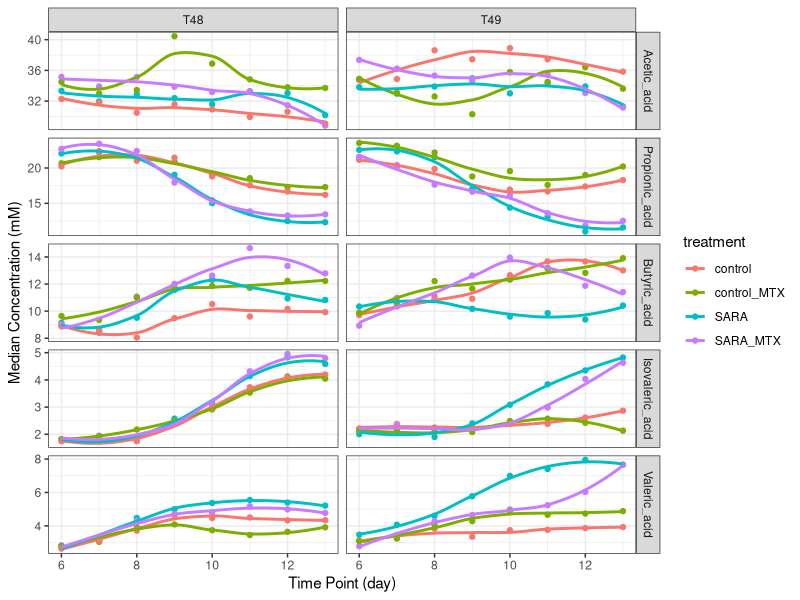
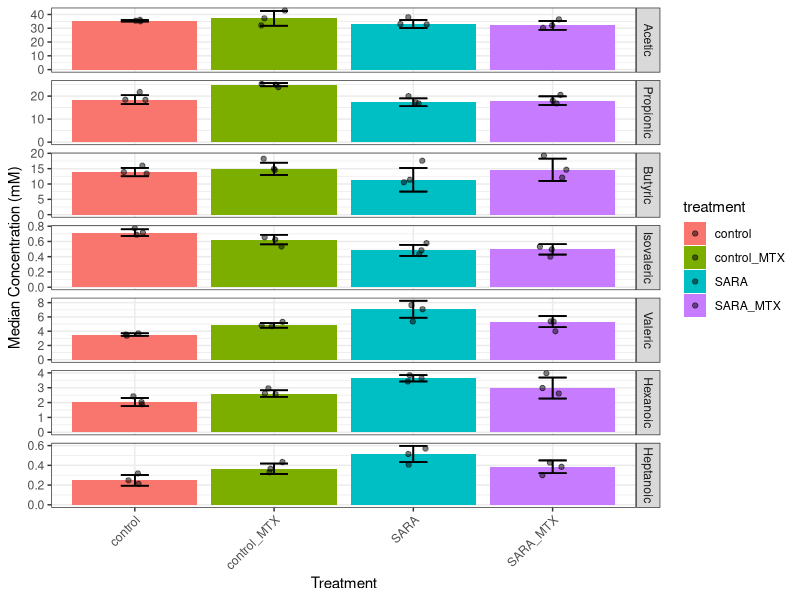

These figures' R source, in order:
library(readr)
library(ggplot2)
library(tidyr)
library(dplyr)

df_vfa_t48 <- read_csv("data/chemical_growth_kinetic/VFA_T48.csv", col_types = cols(.default = "c"))
df_vfa_t48$run <- "T48"

df_vfa_t49 <- read_csv("data/chemical_growth_kinetic/VFA_T49.csv", col_types = cols(.default = "c"))
df_vfa_t49$run <- "T49"

df_vfa_exp1 <- bind_rows(df_vfa_t48, df_vfa_t49) %>%
  
  gather(compound, concentration, -reactor, -run, -time) %>%
  mutate(concentration = as.numeric(concentration)) %>%
  drop_na()

df_meta_exp1 <- read_csv("data/meta/meta_combined_exp1.csv", col_types = cols(.default = "c"))
df_time <- read_csv("data/meta/hours_to_day.csv", col_types = cols(.default = "c"))

df_vfa_summary <- df_vfa_exp1 %>%
  
  left_join(df_meta_exp1, by = c("run", "reactor")) %>%
  left_join(df_time, by = c("time")) %>%
  
  mutate(concentration = concentration / 20) %>%
  
  group_by(run, day, treatment, compound) %>%
  mutate(median_concentration = median(concentration)) %>%
  ungroup() %>%
  select(day, treatment, compound, run, median_concentration) %>%
  distinct() %>%
  drop_na() %>%
  
  filter(compound != "Isobutyric_acid") 


df_vfa_summary$day <- as.integer(df_vfa_summary$day)

df_vfa_summary$compound <- factor(df_vfa_summary$compound, levels = c("Acetic_acid", "Propionic_acid", "Butyric_acid", "Isovaleric_acid", "Valeric_acid"))

ggplot(df_vfa_summary, aes(x = day, y = median_concentration, colour = treatment)) +
  theme_bw() +
  geom_point(aes(colour = treatment)) +
  facet_grid(compound ~ run, scales = "free_y") +
  geom_smooth(aes(colour = treatment), se = FALSE) +
  ylab("Median Concentration (mM)") +
  xlab("Time Point (day)")

####

df_mcfa_t49 <- read_csv("data/chemical_growth_kinetic/MCFA_T49.csv", col_types = cols(.default = "c"))

df_meta <- read_csv("data/meta/meta_combined_exp1.csv", col_types = cols(.default = "c")) %>%
  filter(run == "T49")

df_mcfa_conv <- read_csv("data/chemical_growth_kinetic/MCFA_T49_conversion.csv", col_types = cols(.default = "c"))

df_mcfa_summary <- df_mcfa_t49 %>%
  left_join(df_meta, by = c("reactor")) %>%
  
  gather(compound, concentration, -reactor, -treatment, -run) %>%
  
  inner_join(df_mcfa_conv) %>%
  
  mutate(concentration = as.numeric(concentration)) %>%
  mutate(divide_by = as.numeric(divide_by)) %>%
  mutate(concentration = concentration / divide_by) %>%
  
  group_by(treatment, compound) %>%
  mutate(median_concentration = median(concentration)) %>%
  mutate(sd_concentration = sd(concentration)) %>%
  ungroup() %>%
  select(treatment, compound, median_concentration, sd_concentration, concentration) %>%
  distinct() %>%
  
  mutate(upper = median_concentration + sd_concentration) %>%
  mutate(lower = median_concentration - sd_concentration)

df_mcfa_summary <- df_mcfa_summary %>%
  filter(compound != "2-Methylbutyric") %>%
  filter(compound != "Isobutyric")

df_mcfa_summary$compound <- factor(df_mcfa_summary$compound, levels = c("Acetic", "Propionic", "Butyric", "Isovaleric", "Valeric", "Hexanoic", "Heptanoic"))

ggplot(df_mcfa_summary, aes(x = treatment, y = median_concentration, fill = treatment)) +
  
  theme_bw() +
  geom_bar(stat = "identity", position = "dodge") +
  geom_jitter(aes(y = concentration), width = 0.1, height = 0, alpha = 0.5) +
  geom_errorbar(aes(ymin = lower, ymax = upper), width = 0.2) +
  
  facet_grid(compound~., scales = "free", ) +
  ylab("Median Concentration (mM)") +
  xlab("Treatment") + 
  theme(axis.text.x = element_text(angle = 45, hjust = 1))